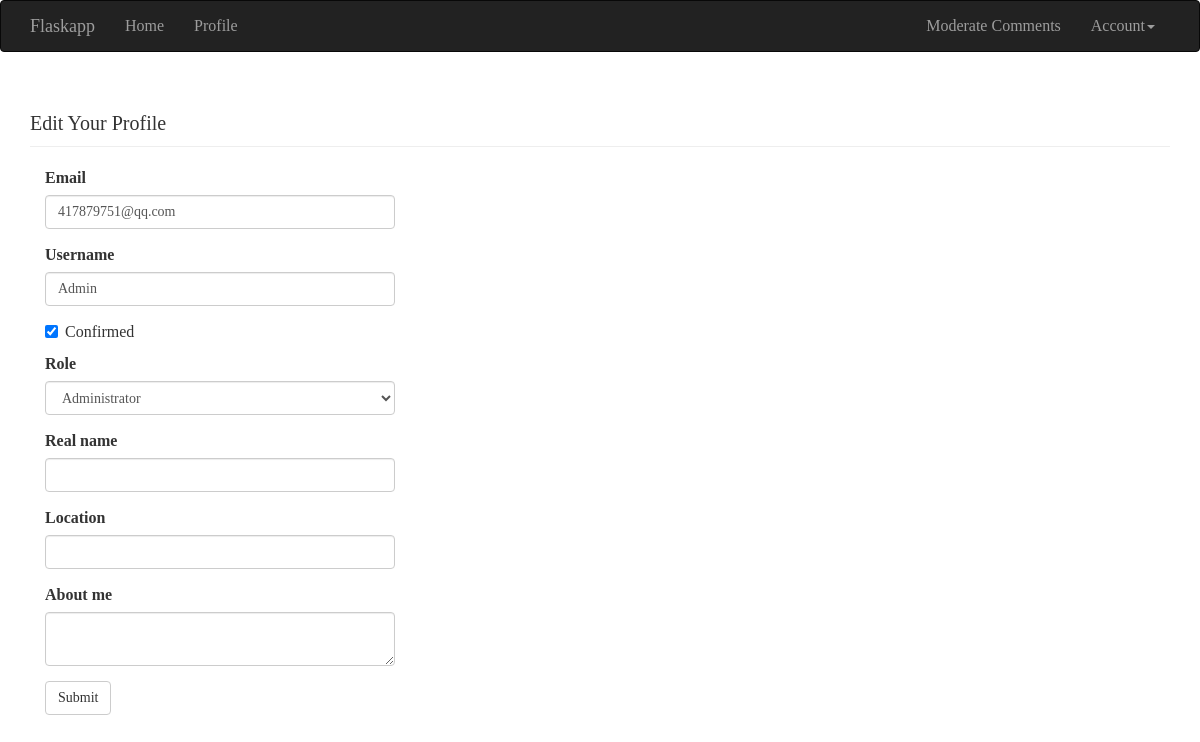
The page /edit-profile/1 (signed in) on the database its author committed.
### app/models.py (models this page shows, shortened)
class User(db.Model, UserMixin):
    __tablename__ = 'users'
    id = db.Column(db.Integer, primary_key=True)
    email = db.Column(db.String(64), unique=True, index=True)
    username = db.Column(db.String(64), unique=True, index=True)
    role_id = db.Column(db.Integer, db.ForeignKey('roles.id'))
    password_hash = db.Column(db.String(128))
    confirmed = db.Column(db.Boolean, default=False)
    name = db.Column(db.String(64))
    location = db.Column(db.String(64))
    about_me = db.Column(db.Text())
    member_since = db.Column(db.DateTime(), default=datetime.utcnow)
    last_seen = db.Column(db.DateTime(), default=datetime.utcnow)
    avatar_hash = db.Column(db.String(32))
    posts = db.relationship('Post', backref='author', lazy='dynamic')
    followed = db.relationship('Follow',
                               foreign_keys=[Follow.follower_id],
                               backref=db.backref('follower', lazy='joined'),
                               lazy='dynamic',
                               cascade='all, delete-orphan')
    followers = db.relationship('Follow',
                                foreign_keys=[Follow.followed_id],
                                backref=db.backref('followed', lazy='joined'),
                                lazy='dynamic',
                                cascade='all, delete-orphan')
    comments = db.relationship('Comment', backref='author', lazy='dynamic')
    @property
    def password(self):
        raise AttributeError('password is not a readable attribute')
    def can(self, permissions):
        return self.role is not None and \
                (self.role.permissions & permissions) == permissions
    def ping(self):
        self.last_seen = datetime.utcnow()
        db.session.add(self)

### app/main/views.py (the view, shortened to what this page needs)
@main.route('/edit-profile/<int:id>', methods=['GET', 'POST'])
@login_required
@admin_required
def edit_profile_admin(id):
    user = User.query.get_or_404(id)
    form = EditProfileAdminForm(user=user)
    form.email.data = user.email
    form.username.data = user.username
    form.confirmed.data = user.confirmed
    form.role.data = user.role_id
    form.name.data = user.name
    form.location.data = user.location
    form.about_me.data = user.about_me
    return render_template('edit_profile.html', form=form, user=user)

### app/main/forms.py (shortened to what this page needs)
class EditProfileAdminForm(Form):
    email = StringField('Email', validators=[Required(), Length(1, 64),
                                             Email()])
    username = StringField('Username', validators=[Required(), Length(1, 64),
                           Regexp('^[A-Za-z][A-Za-z0-9_.]*$', 0,
                                  'Usernames must have only letters, '
                                  'numbers, dots or underscoes')])
    confirmed = BooleanField('Confirmed')
    role = SelectField('Role', coerce=int)
    name = StringField('Real name', validators=[Length(0, 64)])
    location = StringField('Location', validators=[Length(0, 64)])
    about_me = TextAreaField('About me')
    submit = SubmitField('Submit')
    def __init__(self, user, *args, **kwargs):
        super(EditProfileAdminForm, self).__init__(*args, **kwargs)
        self.role.choices = [(role.id, role.name)
                             for role in Role.query.order_by(Role.name).all()]
        self.user = user

### app/auth/views.py (called while the page is built)
@auth.before_app_request
def before_request():
    if current_user.is_authenticated:
        current_user.ping()
        if not current_user.confirmed \
                and request.endpoint[:5] != 'auth.' \
                and request.endpoint != 'static':
            return redirect(url_for('auth.unconfirmed'))

### app/main/__init__.py (called while the page is built)
@main.app_context_processor
def inject_permissions():
    return dict(Permission=Permission)

### app/main/views.py (called while the page is built)
@main.after_app_request
def after_request(response):
    for query in get_debug_queries():
        if query.duration >= current_app.config['FLASKY_SLOW_DB_QUERY_TIME']:
            current_app.logger.warning(
                'Slow query: %s\nParameters: %s\nDuration: %fs\nContext: %s\n'
                % (query.statement, query.parametersm, query.duration,
                    query.context))
    return response

### app/models.py (called while the page is built)
@login_manager.user_loader
def load_user(user_id):
    return User.query.get(int(user_id))

### app/templates/edit_profile.html (shortened to what this page needs)
{% extends "base.html" %}
{% import "bootstrap/wtf.html" as wtf %}
{% block page_content %}
<div class="page-header">
    <h1>Edit Your Profile</h1>
</div>
<div class="col-md-4">
    {{ wtf.quick_form(form) }}
</div>
{% endblock %}

### tmp/coverage/style.css (style rules this page uses)
html, body, h1, h2, h3, p, table, td, th { margin: 0; padding: 0; border: 0; outline: 0; font-weight: inherit; font-style: inherit; font-size: 100%; font-family: inherit; vertical-align: baseline; }
body { font-family: georgia, serif; font-size: 1em; }
html>body { font-size: 16px; }
h1 { font-size: 1.25em; display: inline-block; }

### rows shown on the page
User: email "417879751@qq.com", username "Admin", confirmed "☑", role "Administrator"
